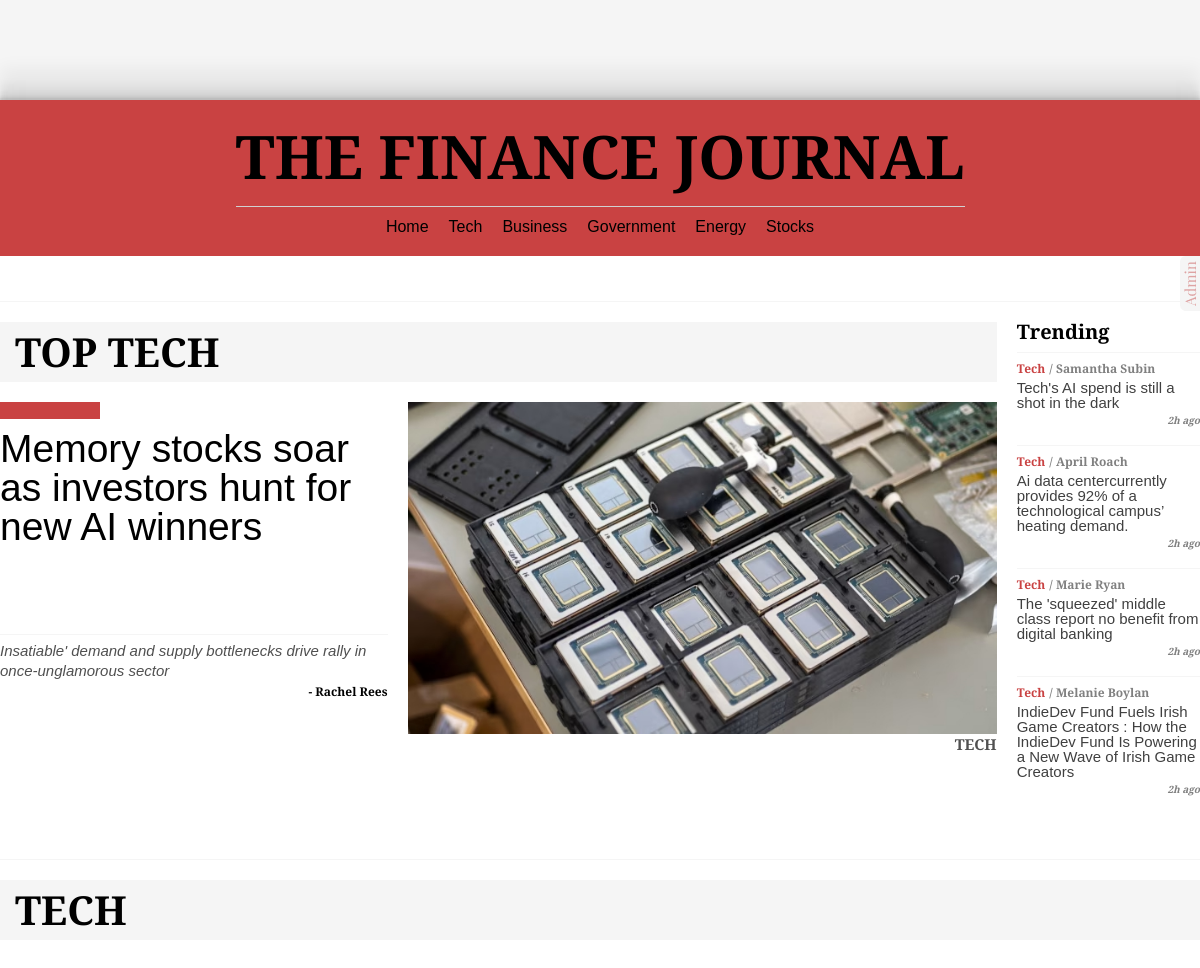
The page /category.php?id=1 (upper part) on the database as committed earlier.
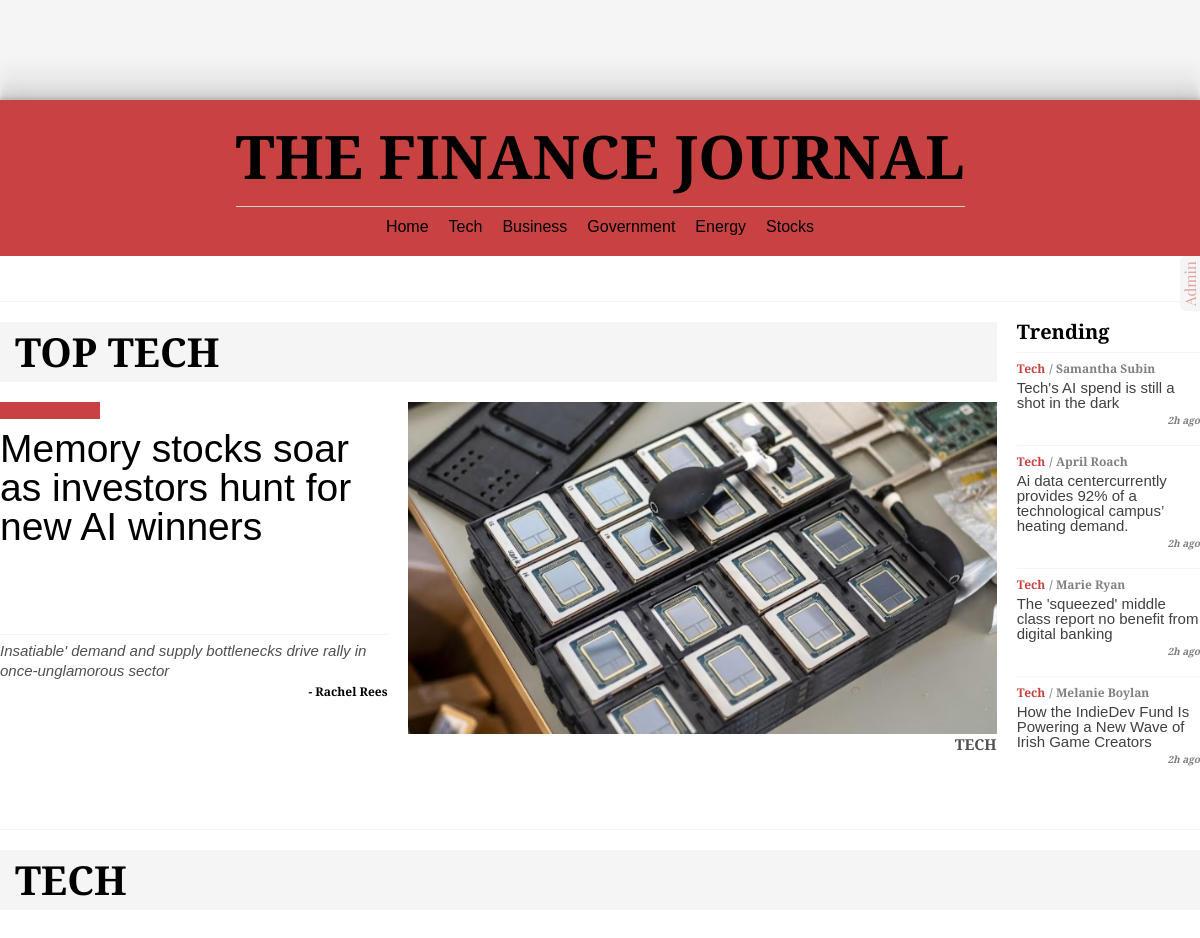
The same page on the database as committed later.
### tables this page shows
CREATE TABLE `stories` (
  `id` int NOT NULL,
  `headline` varchar(255) NOT NULL,
  `short_headline` varchar(255) NOT NULL,
  `subheadline` varchar(500) NOT NULL,
  `article` text NOT NULL,
  `img_url` varchar(255) NOT NULL,
  `author_id` int NOT NULL,
  `category_id` int NOT NULL,
  `location_id` int NOT NULL,
  `created_at` timestamp NOT NULL DEFAULT CURRENT_TIMESTAMP,
  `updated_at` timestamp NULL DEFAULT CURRENT_TIMESTAMP ON UPDATE CURRENT_TIMESTAMP
);

CREATE TABLE `categories` (
  `id` int NOT NULL,
  `name` varchar(30) NOT NULL
);

CREATE TABLE `authors` (
  `id` int NOT NULL,
  `first_name` varchar(30) NOT NULL,
  `last_name` varchar(30) NOT NULL
);

### classes/Category.php (called while the page is built, shortened)
<?php
class Category {
    public function __construct($props = null) {
        if ($props != null) {
            $this->name = $props["name"];
        }
    }
    public static function findAll() {
        $categories = array();
        $db = null;
        try {
            $db = DB::getInstance()->getConnection();
            $sql = "SELECT * FROM categories";
            $stmt = $db->prepare($sql);
            $status = $stmt->execute();
            if ($stmt->rowCount() !== 0) {
                $row = $stmt->fetch(PDO::FETCH_ASSOC);
                while ($row !== FALSE) {
                    $category = new Category($row);
                    $categories[] = $category;
                    $row = $stmt->fetch(PDO::FETCH_ASSOC);
                }
            }
        }
        finally {
            if ($db !== null) {
                $db = null;
            }
        }
        return $categories;
    }
    public static function findById($id) {
        $category = null;
        $db = null;
        try {
            $db = DB::getInstance()->getConnection();
            $sql = "SELECT * FROM categories WHERE id = :id";
            $params = [
                ":id" => $id
            ];
            $stmt = $db->prepare($sql);
            $status = $stmt->execute($params);
            if ($stmt->rowCount() !== 0) {
                $row = $stmt->fetch(PDO::FETCH_ASSOC);
                $category = new Category($row);
            }
        }
        finally {
            if ($db !== null) {
                $db = null;
            }
        }
        return $category;
    }
}
?>

### lib/navbar.php (called while the page is built, shortened)
<?php
try {
    $categories = Category::findAll();
}
catch (Exception $e) {
    echo $e->getMessage();
    exit();
}
?>

### lib/global.php (called while the page is built, shortened)
<?php
function h($string)
{
    return htmlspecialchars($string, ENT_QUOTES, 'UTF-8');
}

### classes/Story.php (called while the page is built, shortened)
<?php
class Story
{
    public function __construct($data = null)
    {
        if ($data != null) {
            if (array_key_exists("id", $data)) {
                $this->id = $data["id"];
            }
            $this->headline       = $data["headline"] ?? null;
            $this->short_headline = $data["short_headline"] ?? null;
        }
    }
    private static function find($sql, $params, $options = NULL)
    {
        $stories = array();
        $db = null;
        try {
            $db = DB::getInstance()->getConnection();
            if ($options != NULL && is_array($options)) {
                if (array_key_exists("limit", $options)) {
                    $sql .= " LIMIT :limit";
                    $params["limit"] = $options["limit"];
                    if (array_key_exists("offset", $options)) {
                        $sql .= " OFFSET :offset";
                        $params["offset"] = $options["offset"];
                    }
                }
            }
            $stmt = $db->prepare($sql);
            $status = $stmt->execute($params);
            if ($stmt->rowCount() !== 0) {
                $row = $stmt->fetch(PDO::FETCH_ASSOC);
                while ($row !== FALSE) {
                    $story = new Story($row);
                    $stories[] = $story;
                    $row = $stmt->fetch(PDO::FETCH_ASSOC);
                }
            }
        } finally {
            if ($db !== null) {
                $db = null;
            }
        }
        return $stories;
    }
    public static function findByCategory($id, $options = NULL)
    {
        $sql = "SELECT * FROM stories WHERE category_id = :category_id";
        $params = [
            ":category_id" => $id
        ];
        $stories = Story::find($sql, $params, $options);
        return $stories;
    }
}

### classes/Author.php (called while the page is built, shortened)
<?php
class Author {
    public function __construct($props = null) {
        if ($props != null) {
            $this->first_name = $props["first_name"];
            $this->last_name  = $props["last_name"];
        }
    }
    public static function findById($id) {
        $author = null;
        $db = null;
        try {
            $db = DB::getInstance()->getConnection();
            $sql = "SELECT * FROM authors WHERE id = :id";
            $params = [
                ":id" => $id
            ];
            $stmt = $db->prepare($sql);
            $status = $stmt->execute($params);
            if ($stmt->rowCount() !== 0) {
                $row = $stmt->fetch(PDO::FETCH_ASSOC);
                $author = new Author($row);
            }
        }
        finally {
            if ($db !== null) {
                $db = null;
            }
        }
        return $author;
    }
}
?>

### category.php (the view, shortened to what the changed rows need)
<?php
require_once "./lib/global.php";
try {
    $categoryId = $_GET["id"];
    $category = Category::findById($categoryId);
    $topStory = Story::findByCategory($categoryId, $options = ['limit' => 1]);
    $trendingStories = Story::findByCategory($categoryId, $options = ['limit' => 4, 'offset' => 1]);
} catch (Exception $e) {
    echo $e->getMessage();
    exit();
}
?>
<html>
<head>
    <?php include './inc/head_Content.php' ?>
</head>
<body>
    <div class="header">
        <h1>THE FINANCE JOURNAL</h1>
        <?php require_once "./lib/navbar.php"; ?>
    </div>
    <div class="container largeComp">
        <div class="width-10 mainStory">
            <div class="title">
                <h1>TOP <?= h($category->name) ?></h1>
            </div>
            <?php foreach ($topStory as $s) { ?>
                <a href="view_story.php?id=<?= h($s->id) ?>" class="story">
                    <div class="content">
                        <div class="textHolder">
                            <h2><?= $s->headline ?></h2>
                        </div>
                    </div>
                        <?php $category = Category::findById($s->category_id); ?>
                </a>
            <?php } ?>
        </div>
        <div class="width-2 trending">
            <?php foreach ($trendingStories as $s) { ?>
                <div class="story">
                    <a href="view_story.php?id=<?= h($s->id) ?>">
                        <div class="category">
                            <?php $category = Category::findById($s->category_id) ?>
                            <h6 class="red"><?= $category->name ?></h6>
                            <?php $author = Author::findById($s->author_id) ?>
                            <h6>/ <?= $author->first_name . " " . $author->last_name ?></h6>
                        </div>
                        <h5><?= $s->short_headline ?></h5>
                        <p class="time">2h ago</p>
                    </a>
                </div>
            <?php } ?>
        </div>
    </div>
    <div class="container">
        <div class="width-12 title">
            <h1><?= h($category->name) ?></h1>
        </div>
    </div>
</body>
</html>

Rows that differ between the two databases and show on the page:
changed stories "Melanie": short_headline "IndieDev Fund Fuels Irish Game Creators : How the IndieDev Fund Is Powering a New Wave of Irish Game Creators" → "How the IndieDev Fund Is Powering a New Wave of Irish Game Creators"
